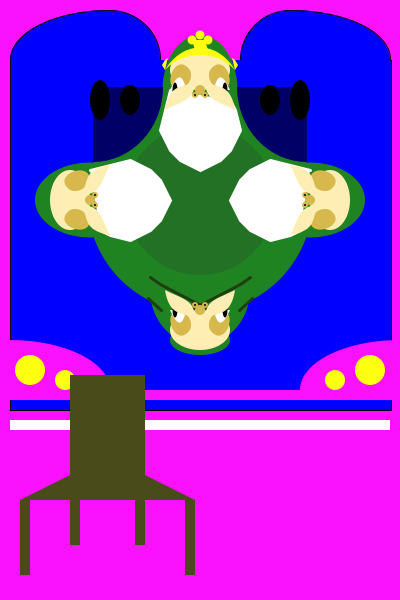
Frame 1 (no input)
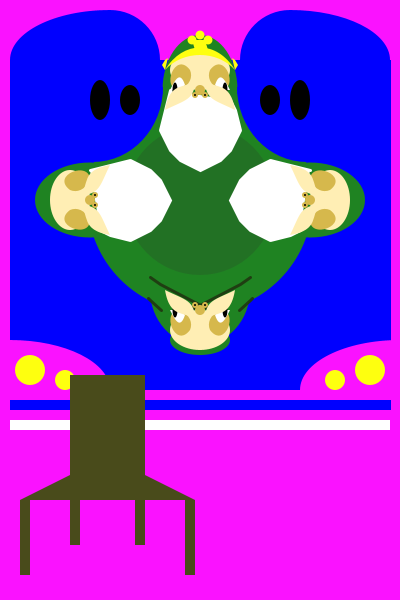
Frame 60 (the mouse pressed at the canvas centre just before this capture)
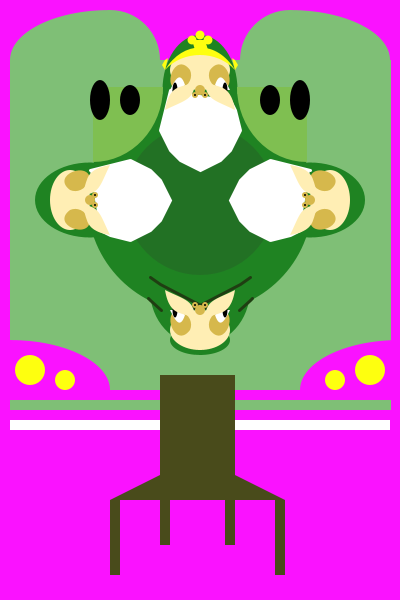
Frame 120 (the mouse held since frame 60 and released just before this capture)

The Processing sketch that drew these frames (run headless with seeded random() and noise(); from frame 60 on, the mouse is pressed at the canvas centre):

// Processing sketch: processing_68815
// ── processing_68815.pde

void setup() {
  size(400, 600);
  background(0);
}

void draw() {


  //background(240,161,252);
  background(250, 18, 255);


  //fill(map(mouseY, 0, 600, 0, 255),random(0,255));

fill(map(mouseX, 0, 400, 0, 255), map(mouseY, 0,400,0,255), random(0,400));
 //ellipse(200,200,200,200);

 arc(93, 87, 140, 150, 0, PI/2);
 arc(307, 87, 140, 150, PI/2, PI);
 
  //fill(255,255,255);

  //fill(36,33,255);
  //fill(143,5,165);
  //fill(99,52,245);
  //fill(91,9,106);
  arc(110, 60, 200, 100, PI, TWO_PI-PI/2);
  arc(290, 60, 200, 100, TWO_PI-PI/2, TWO_PI);
  rect(60, 60, 285, 350);
  rect(10, 60, 381, 350);
  arc(290, 60, 100, 100, PI, TWO_PI-PI/2);
  arc(110, 60, 100, 100, TWO_PI-PI/2, TWO_PI);
  noStroke();
  rect(11, 60, 379, 10);
  fill(255,255,255);
  rect(10, 420, 380, 10);
    //arc(93, 87, 140, 150, 0, PI/2);
 // arc(307, 87, 140, 150, PI/2, PI);
  //base king
  fill(31, 131, 34);
  ellipse(200, 90, 75, 110);
  ellipse(90, 200, 110, 75);
  ellipse(310, 200, 110, 75);
  ellipse(200, 290, 100, 110);


 
  noStroke();
  fill(31, 131, 34);
  ellipse(200, 340, 60, 30);
  

  ellipse(100, 200, 60, 60);
  ellipse(300, 200, 40, 60);
  ellipse(310, 190, 70, 30);
  ellipse(310, 210, 70, 30);
  ellipse(90, 190, 70, 30);
  ellipse(90, 210, 70, 30);

  ellipse(200, 200, 225, 225);

  fill(34, 113, 36);
  ellipse(200, 200, 150, 150);

  //fill(254,255,15);
fill(map(mouseX, 0, 400, 0, 255), map(mouseY, 0,400,0,255), random(0,400));
 arc(93, 87, 140, 150, 0, PI/2);
 arc(307, 87, 140, 150, PI/2, PI);


  fill(31, 131, 34);

  noStroke();
  ellipse(200, 300, 95, 25);
  noFill();

  stroke(31, 62, 18);
  strokeWeight(3);
  beginShape();
  vertex(150, 277);
  vertex(160, 284);
  vertex(210, 310);
  vertex(215, 312);
  vertex(208, 307);
  endShape();

  beginShape();
  vertex(250, 277);
  vertex(240, 284);
  vertex(190, 310);
  vertex(185, 312);
  vertex(192, 307);
  endShape();


  beginShape();
  vertex(148, 298);
  vertex(150, 300);
  vertex(161, 310);
  endShape();

  beginShape();
  vertex(252, 298);
  vertex(250, 300);
  vertex(239, 310);
  endShape();
  noStroke();
  //strokeweight(3);


  //fill(36,33,255);
  //fill(143,5,165);
  fill(255, 255, 255);
  
  //need to be clovers
 // fill(map(mouseX, 0, 400, 0, 255), map(mouseY, 0,400,0,255), random(0,400));
 //arc(93, 87, 140, 150, 0, PI/2);
 //arc(307, 87, 140, 150, PI/2, PI);
 
 fill(255,255,255);

  //beard
  beginShape();
  stroke(255, 255, 255);
  vertex(170, 90);
  vertex(165, 110);
  vertex(160, 130);
  vertex(170, 150);
  vertex(180, 160);
  vertex(200, 170);
  vertex(220, 160);
  vertex(230, 150);
  vertex(240, 130);
  vertex(240, 130);
  vertex(235, 110);
  vertex(230, 100);
  endShape();

  beginShape();
  vertex(90, 170);
  vertex(110, 165);
  vertex(130, 160);
  vertex(150, 170);
  vertex(160, 180);
  vertex(170, 200);
  vertex(160, 220);
  vertex(150, 230);
  vertex(130, 240);
  vertex(130, 240);
  vertex(110, 235);
  vertex(100, 230);
  endShape();

  beginShape();
  vertex(310, 170);
  vertex(290, 165);
  vertex(270, 160);
  vertex(250, 170);
  vertex(240, 180);
  vertex(230, 200);
  vertex(240, 220);
  vertex(250, 230);
  vertex(270, 240);
  vertex(270, 240);
  vertex(290, 235);
  vertex(300, 230);
  endShape();


  //forehead
  fill(255, 238, 180);

  noStroke();
  //ellipse(100,200,60,60);
  //ellipse(300,200,40,60);
  //ellipse(310,190,70,30);
  //ellipse(310,210,70,30);
  //ellipse(90,190,70,30);
  //ellipse(90,210,70,30);

  noStroke();
  //main
  ellipse(200, 70, 60, 40);
  ellipse(200, 330, 60, 40);
  ellipse(330, 200, 40, 60);
  ellipse(70, 200, 40, 60);

  fill(214, 184, 76);
  //blue fill(93,145,255);
  beginShape();
  vertex(180, 90);
  bezierVertex(160, 90, 175, 50, 190, 70);
  bezierVertex(193, 77, 190, 85, 180, 90);
  endShape();

  beginShape();
  vertex(90, 180);
  bezierVertex(90, 160, 50, 175, 70, 190);
  bezierVertex(77, 193, 85, 190, 90, 180);
  endShape();

  beginShape();
  vertex(180, 310);
  bezierVertex(160, 310, 175, 350, 190, 330);
  bezierVertex(193, 323, 190, 315, 180, 310);
  endShape();

  beginShape();
  vertex(310, 180);
  bezierVertex(310, 160, 350, 175, 330, 190);
  bezierVertex(323, 193, 315, 190, 310, 180);
  endShape();

  beginShape();
  vertex(220, 90);
  bezierVertex(240, 90, 225, 50, 210, 70);
  bezierVertex(207, 77, 210, 85, 220, 90);
  endShape();
  beginShape();
  vertex(220, 310);
  bezierVertex(240, 310, 225, 350, 210, 330);
  bezierVertex(207, 323, 210, 315, 220, 310);
  endShape();
  beginShape();
  vertex(310, 220);
  bezierVertex(310, 240, 350, 225, 330, 210);
  bezierVertex(323, 207, 315, 210, 310, 220);
  endShape();
  beginShape();
  vertex(90, 220);
  bezierVertex(90, 240, 50, 225, 70, 210);
  bezierVertex(77, 207, 85, 210, 90, 220);
  endShape();
  noStroke();
  //eyes

  //right
  fill(255, 255, 255);
  beginShape();
  vertex(170, 90);
  bezierVertex(175, 80, 180, 70, 185, 85);
  vertex(180, 90);
  endShape();

  beginShape();
  vertex(170, 310);
  bezierVertex(175, 320, 180, 330, 185, 315);
  vertex(180, 310);
  endShape();

  //left
  beginShape();
  vertex(230, 90);
  bezierVertex(225, 80, 220, 70, 215, 85);
  vertex(220, 90);
  endShape();

  beginShape();
  vertex(230, 310);
  bezierVertex(225, 320, 220, 330, 215, 315);
  vertex(220, 310);
  endShape();

  //west
  //pupils
  fill(0);
  ellipse(175, 90, 5, 15);
  ellipse(225, 90, 5, 15);

  ellipse(175, 310, 5, 15);
  ellipse(225, 310, 5, 15);

  //cheek
  fill(255, 238, 180);
  beginShape();
  vertex(165, 110);
  bezierVertex(170, 80, 185, 90, 195, 80);
  bezierVertex(195, 100, 185, 100, 165, 110);
  endShape();

  beginShape();
  vertex(165, 290);
  bezierVertex(170, 320, 185, 310, 195, 320);
  bezierVertex(195, 300, 185, 300, 165, 290);
  endShape();

  beginShape();
  vertex(110, 165);
  bezierVertex(80, 170, 90, 185, 80, 195);
  bezierVertex(100, 195, 100, 185, 110, 165);
  endShape();

  beginShape();
  vertex(290, 165);
  bezierVertex(320, 170, 310, 185, 320, 195);
  bezierVertex(300, 195, 300, 185, 290, 165);
  endShape();

  //cheek
  beginShape();
  vertex(235, 110);
  bezierVertex(230, 80, 215, 90, 205, 80);
  bezierVertex(205, 100, 215, 100, 235, 110);
  endShape();

  beginShape();
  vertex(235, 290);
  bezierVertex(230, 320, 215, 310, 205, 320);
  bezierVertex(205, 300, 215, 300, 235, 290);
  endShape();

  beginShape();
  vertex(110, 235);
  bezierVertex(80, 230, 90, 215, 80, 205);
  bezierVertex(100, 205, 100, 215, 110, 235);
  endShape();

  beginShape();
  vertex(290, 235);
  bezierVertex(320, 230, 310, 215, 320, 205);
  bezierVertex(300, 205, 300, 215, 290, 235);
  endShape();

  stroke(0);

  //crown
  fill(254, 255, 15);

  noStroke();
  fill(254, 255, 15);
  beginShape();
  vertex(165, 70);
  vertex(162, 65);
  vertex(165, 60);
  vertex(168, 58);
  endShape();

  beginShape();
  vertex(235, 70);
  vertex(238, 65);
  vertex(235, 60);
  vertex(232, 58);
  endShape();

  beginShape();
  vertex(165, 70);
  bezierVertex(183, 50, 217, 50, 235, 70);
  bezierVertex(217, 40, 183, 40, 165, 70);
  endShape();

  ellipse(200, 35, 9, 9);
  ellipse(192, 40, 9, 9);
  ellipse(208, 40, 9, 9);

  //beginShape();
  //vertex(192,35);
  //vertex(185,40);
  //vertex(215,40);
  //vertex(208,35);
  //
  endShape();

  beginShape();
  vertex(192, 40);
  vertex(195, 50);
  vertex(208, 50);
  vertex(205, 40);
  endShape();



  beginShape();


  //nose
  fill(214, 184, 76);
  noStroke();
  ellipse(200, 90, 10, 10);
  ellipse(195, 95, 6, 6);
  ellipse(205, 95, 6, 6);

  ellipse(200, 310, 10, 10);
  ellipse(195, 305, 6, 6);
  ellipse(205, 305, 6, 6);

  ellipse(90, 200, 10, 10);
  ellipse(95, 195, 6, 6);
  ellipse(95, 205, 6, 6);

  ellipse(310, 200, 10, 10);
  ellipse(305, 195, 6, 6);
  ellipse(305, 205, 6, 6);
  //nostrils
  fill(0);
  ellipse(205, 95, 2, 2);
  ellipse(195, 95, 2, 2);
  ellipse(205, 305, 2, 2);
  ellipse(195, 305, 2, 2);
  ellipse(95, 205, 2, 2);
  ellipse(95, 195, 2, 2);
  ellipse(305, 205, 2, 2);
  ellipse(305, 195, 2, 2);


  noStroke();
  //side clovers
  ellipse(100, 100, 20, 40);
  ellipse(130, 100, 20, 30);
  //side clovers
  ellipse(300, 100, 20, 40);
  ellipse(270, 100, 20, 30);


  //teeth
  noStroke();
  fill(255, 255, 255);
  ellipse(120, 210, 5, 5);
  ellipse(120, 190, 5, 5);
  ellipse(120, 200, 5, 5);
  ellipse(110, 205, 5, 5);
  ellipse(110, 195, 5, 5);

  ellipse(280, 210, 5, 5);
  ellipse(280, 190, 5, 5);
  ellipse(280, 200, 5, 5);
  ellipse(290, 205, 5, 5);
  ellipse(290, 195, 5, 5);

  //staff
  //fill(0);
  //rect(114,120,4,350);

  //ellipse(115, 118, 15,4);

  //rect(283,120,4,350);

  //ellipse(285,118,15,4);

  //finish staffs
  //color beards
  //reconsider background
  //cloth head/drapery

  fill(250, 18, 255);
  rect(0, 390, 400, 10);

  arc(400, 390, 200, 100, PI, TWO_PI-PI/2);
  arc(10, 390, 200, 100, TWO_PI-PI/2, TWO_PI);


  fill(254, 255, 15);
  ellipse(370, 370, 30, 30);
  ellipse(30, 370, 30, 30);
  ellipse(335, 380, 20, 20);
  ellipse(65, 380, 20, 20);


  

  //fill(255,255,80);
  fill(73, 75, 27);
  //chair

 float mx = constrain(map(mouseX, 0, 400, 0, 200), 10, 200);
//xoffset = map(mouseX, 0, 00, 0, 00);

  //fill(255,255,80);
  fill(73, 75, 27);
  //chair

  //back
  rect(mx+60, 375, 75, 120);
  //back legs
  rect(mx+60, 475, 10, 70);
  rect(mx+125, 475, 10, 70);



  //back
  //rect(200, 375, 75, 120);
  //back legs
 // rect(265, 475, 10, 70);
 // rect(200, 475, 10, 70);




  //ass part
  beginShape();
  vertex(mx+60, 475);
  vertex(mx+10, 500);
  vertex(mx+185, 500);
  vertex(mx+135, 475);
  endShape();
  //legs
  rect(mx+10, 500, 10, 75);
  rect(mx+175, 500, 10, 75);

}
